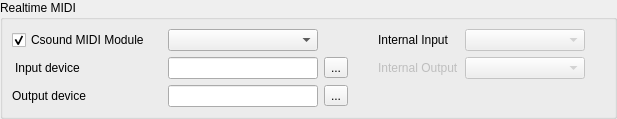
            <widget class="QGroupBox" name="groupBox_15">
             <property name="sizePolicy">
              <sizepolicy hsizetype="Preferred" vsizetype="Fixed">
               <horstretch>0</horstretch>
               <verstretch>0</verstretch>
              </sizepolicy>
             </property>
             <property name="title">
              <string>Realtime MIDI</string>
             </property>
             <layout class="QGridLayout" name="gridLayout_8">
              <property name="leftMargin">
               <number>9</number>
              </property>
              <property name="topMargin">
               <number>9</number>
              </property>
              <property name="rightMargin">
               <number>9</number>
              </property>
              <property name="bottomMargin">
               <number>9</number>
              </property>
              <property name="verticalSpacing">
               <number>6</number>
              </property>
              <item row="2" column="0" colspan="4">
               <layout class="QGridLayout" name="midilayout">
                <property name="spacing">
                 <number>6</number>
                </property>
                <item row="3" column="4">
                 <spacer name="horizontalSpacer_14">
                  <property name="orientation">
                   <enum>Qt::Vertical</enum>
                  </property>
                  <property name="sizeType">
                   <enum>QSizePolicy::Fixed</enum>
                  </property>
                  <property name="sizeHint" stdset="0">
                   <size>
                    <width>24</width>
                    <height>0</height>
                   </size>
                  </property>
                 </spacer>
                </item>
                <item row="1" column="6">
                 <widget class="QComboBox" name="midiInterfaceComboBox">
                  <property name="enabled">
                   <bool>false</bool>
                  </property>
                  <property name="minimumSize">
                   <size>
                    <width>120</width>
                    <height>0</height>
                   </size>
                  </property>
                  <property name="toolTip">
                   <string>&lt;html&gt;&lt;head/&gt;&lt;body&gt;&lt;p&gt;Set Internal MIDI input interface. Controls widgets and MIDI input for Csound if Csound MIDI module usage is disabled. MIDI learn functionality is only available when using the internal MIDI input&lt;/p&gt;&lt;/body&gt;&lt;/html&gt;</string>
                  </property>
                 </widget>
                </item>
                <item row="3" column="6">
                 <widget class="QComboBox" name="midiOutInterfaceComboBox">
                  <property name="enabled">
                   <bool>false</bool>
                  </property>
                  <property name="minimumSize">
                   <size>
                    <width>100</width>
                    <height>0</height>
                   </size>
                  </property>
                  <property name="toolTip">
                   <string>&lt;html&gt;&lt;head/&gt;&lt;body&gt;&lt;p&gt;Set Internal MIDI output interface.&lt;/p&gt;&lt;/body&gt;&lt;/html&gt;</string>
                  </property>
                 </widget>
                </item>
                <item row="3" column="1">
                 <widget class="QLabel" name="label_12">
                  <property name="toolTip">
                   <string>&lt;html&gt;&lt;head/&gt;&lt;body&gt;&lt;p&gt;Csound MIDI input device &lt;/p&gt;&lt;p&gt;(corresponds to parameter &amp;quot;-M&amp;quot;)&lt;/p&gt;&lt;/body&gt;&lt;/html&gt;</string>
                  </property>
                  <property name="styleSheet">
                   <string notr="true">padding-right: 6</string>
                  </property>
                  <property name="text">
                   <string>Input device</string>
                  </property>
                 </widget>
                </item>
                <item row="4" column="1">
                 <widget class="QLabel" name="label_8">
                  <property name="toolTip">
                   <string>&lt;html&gt;&lt;head/&gt;&lt;body&gt;&lt;p&gt;Csound MIDI output device &lt;/p&gt;&lt;p&gt;(corresponds to parameter &amp;quot;-Q&amp;quot;)&lt;/p&gt;&lt;/body&gt;&lt;/html&gt;</string>
                  </property>
                  <property name="styleSheet">
                   <string notr="true"/>
                  </property>
                  <property name="text">
                   <string>Output device</string>
                  </property>
                 </widget>
                </item>
                <item row="3" column="2">
                 <widget class="QLineEdit" name="RtMidiInputLineEdit">
                  <property name="minimumSize">
                   <size>
                    <width>150</width>
                    <height>0</height>
                   </size>
                  </property>
                  <property name="toolTip">
                   <string>&lt;html&gt;&lt;head/&gt;&lt;body&gt;&lt;p&gt;Use the &amp;quot;...&amp;quot; button to select a MIDI input device from a list of available devices (select the Csound MIDI Module first)&lt;/p&gt;&lt;/body&gt;&lt;/html&gt;</string>
                  </property>
                 </widget>
                </item>
                <item row="1" column="2" colspan="2">
                 <widget class="QComboBox" name="RtMidiModuleComboBox">
                  <property name="sizePolicy">
                   <sizepolicy hsizetype="Fixed" vsizetype="Fixed">
                    <horstretch>0</horstretch>
                    <verstretch>0</verstretch>
                   </sizepolicy>
                  </property>
                  <property name="minimumSize">
                   <size>
                    <width>150</width>
                    <height>0</height>
                   </size>
                  </property>
                  <property name="toolTip">
                   <string>Select the MIDI backend used by Csound</string>
                  </property>
                 </widget>
                </item>
                <item row="1" column="5">
                 <widget class="QLabel" name="label_37">
                  <property name="minimumSize">
                   <size>
                    <width>0</width>
                    <height>0</height>
                   </size>
                  </property>
                  <property name="maximumSize">
                   <size>
                    <width>100</width>
                    <height>16777215</height>
                   </size>
                  </property>
                  <property name="toolTip">
                   <string>&lt;html&gt;&lt;head/&gt;&lt;body&gt;&lt;p&gt;Set Internal MIDI input
                 interface. Controls widgets and MIDI input for Csound if Csound MIDI module
                 usage is disabled.&lt;/p&gt;&lt;/body&gt;&lt;/html&gt;</string>
                  </property>
                  <property name="text">
                   <string>Internal Input </string>
                  </property>
                 </widget>
                </item>
                <item row="4" column="2">
                 <widget class="QLineEdit" name="RtMidiOutputLineEdit">
                  <property name="toolTip">
                   <string>&lt;html&gt;&lt;head/&gt;&lt;body&gt;&lt;p&gt;Use the &amp;quot;...&amp;quot; button to select a MIDI output device from a list of available devices (select the Csound MIDI Module first)&lt;/p&gt;&lt;/body&gt;&lt;/html&gt;</string>
                  </property>
                 </widget>
                </item>
                <item row="3" column="3">
                 <widget class="QToolButton" name="midiInputToolButton">
                  <property name="toolTip">
                   <string>Select input device from a list of available devices</string>
                  </property>
                  <property name="text">
                   <string>...</string>
                  </property>
                 </widget>
                </item>
                <item row="4" column="3">
                 <widget class="QToolButton" name="midiOutputToolButton">
                  <property name="toolTip">
                   <string>Select output device from a list of available devices</string>
                  </property>
                  <property name="text">
                   <string>...</string>
                  </property>
                 </widget>
                </item>
                <item row="1" column="1">
                 <widget class="QCheckBox" name="csoundMidiCheckBox">
                  <property name="minimumSize">
                   <size>
                    <width>150</width>
                    <height>0</height>
                   </size>
                  </property>
                  <property name="toolTip">
                   <string>&lt;html&gt;&lt;head/&gt;&lt;body&gt;&lt;p&gt;Use Csound's own MIDI implementation. All MIDI input/output is performed by csound directly. If this is selected, the internal MIDI interface is not used.&lt;/p&gt;&lt;/body&gt;&lt;/html&gt;</string>
                  </property>
                  <property name="text">
                   <string>Csound MIDI Module</string>
                  </property>
                  <property name="checked">
                   <bool>true</bool>
                  </property>
                 </widget>
                </item>
                <item row="3" column="5">
                 <widget class="QLabel" name="label_38">
                  <property name="enabled">
                   <bool>false</bool>
                  </property>
                  <property name="sizePolicy">
                   <sizepolicy hsizetype="Preferred" vsizetype="Preferred">
                    <horstretch>0</horstretch>
                    <verstretch>0</verstretch>
                   </sizepolicy>
                  </property>
                  <property name="text">
                   <string>Internal Output</string>
                  </property>
                 </widget>
                </item>
                <item row="3" column="7">
                 <spacer name="horizontalSpacer_17">
                  <property name="orientation">
                   <enum>Qt::Vertical</enum>
                  </property>
                  <property name="sizeHint" stdset="0">
                   <size>
                    <width>20</width>
                    <height>20</height>
                   </size>
                  </property>
                 </spacer>
                </item>
               </layout>
              </item>
             </layout>
            </widget>
